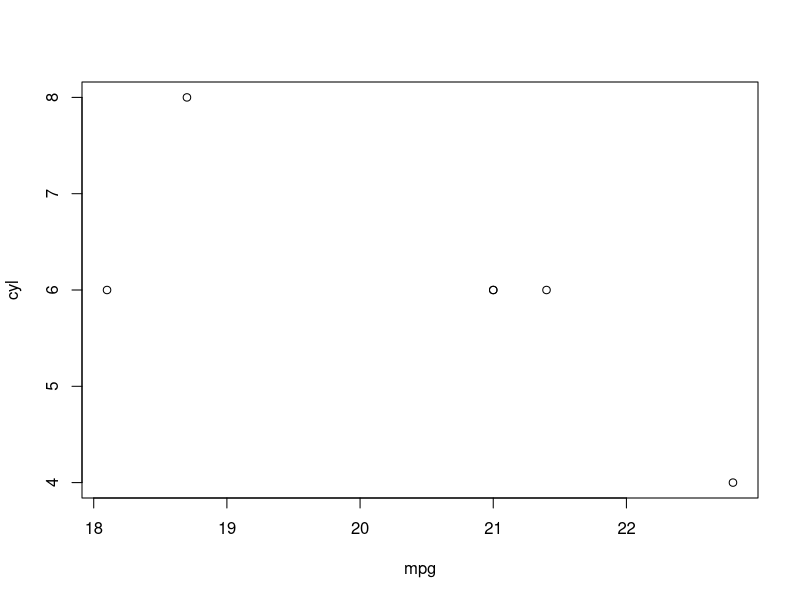

Source code (R):
## ---- chunk 1
#| results: asis
cat(paste0("For example, there are ", nrow(mtcars), " cars in the mtcars dataset."))
## ---- chunk 2
htmlTable::htmlTable(head(mtcars[1:2]))
## ---- chunk 3
plot(head(mtcars[1:2]))
## ---- chunk 4
htmlTable::htmlTable(head(mtcars[1:2]))
